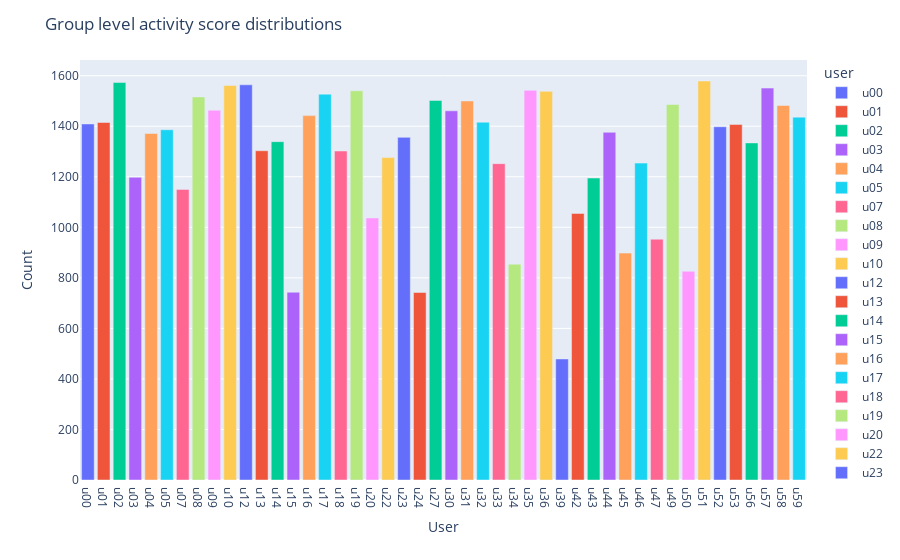

This figure's notebook cell:
### Code cell
fig = countplot.countplot(activity_data,
                          fig_title='Group level activity score distributions', 
                          plot_type='count', 
                          points='outliers',
                          aggregation='user', 
                          user=None,
                          column='activity',
                          binning=False)

fig.show()

### Figure 1 — Plotly figure (JSON) as saved in the notebook; plotly's stock layout.template omitted (floating-point values rounded to 4 significant figures)
{"data": [{"alignmentgroup": "True", "hovertemplate": "user=%{x}<br>values=%{y}<extra></extra>", "legendgroup": "u00", "marker": {"color": "#636efa", "pattern": {"shape": ""}}, "name": "u00", "offsetgroup": "u00", "orientation": "v", "showlegend": true, "textposition": "auto", "type": "bar", "x": ["u00"], "xaxis": "x", "y": [1409], "yaxis": "y"}, {"alignmentgroup": "True", "hovertemplate": "user=%{x}<br>values=%{y}<extra></extra>", "legendgroup": "u01", "marker": {"color": "#EF553B", "pattern": {"shape": ""}}, "name": "u01", "offsetgroup": "u01", "orientation": "v", "showlegend": true, "textposition": "auto", "type": "bar", "x": ["u01"], "xaxis": "x", "y": [1415], "yaxis": "y"}, {"alignmentgroup": "True", "hovertemplate": "user=%{x}<br>values=%{y}<extra></extra>", "legendgroup": "u02", "marker": {"color": "#00cc96", "pattern": {"shape": ""}}, "name": "u02", "offsetgroup": "u02", "orientation": "v", "showlegend": true, "textposition": "auto", "type": "bar", "x": ["u02"], "xaxis": "x", "y": [1573], "yaxis": "y"}, {"alignmentgroup": "True", "hovertemplate": "user=%{x}<br>values=%{y}<extra></extra>", "legendgroup": "u03", "marker": {"color": "#ab63fa", "pattern": {"shape": ""}}, "name": "u03", "offsetgroup": "u03", "orientation": "v", "showlegend": true, "textposition": "auto", "type": "bar", "x": ["u03"], "xaxis": "x", "y": [1198], "yaxis": "y"}, {"alignmentgroup": "True", "hovertemplate": "user=%{x}<br>values=%{y}<extra></extra>", "legendgroup": "u04", "marker": {"color": "#FFA15A", "pattern": {"shape": ""}}, "name": "u04", "offsetgroup": "u04", "orientation": "v", "showlegend": true, "textposition": "auto", "type": "bar", "x": ["u04"], "xaxis": "x", "y": [1371], "yaxis": "y"}, {"alignmentgroup": "True", "hovertemplate": "user=%{x}<br>values=%{y}<extra></extra>", "legendgroup": "u05", "marker": {"color": "#19d3f3", "pattern": {"shape": ""}}, "name": "u05", "offsetgroup": "u05", "orientation": "v", "showlegend": true, "textposition": "auto", "type": "bar", "x": ["u05"], "xaxis": "x", "y": [1386], "yaxis": "y"}, {"alignmentgroup": "True", "hovertemplate": "user=%{x}<br>values=%{y}<extra></extra>", "legendgroup": "u07", "marker": {"color": "#FF6692", "pattern": {"shape": ""}}, "name": "u07", "offsetgroup": "u07", "orientation": "v", "showlegend": true, "textposition": "auto", "type": "bar", "x": ["u07"], "xaxis": "x", "y": [1150], "yaxis": "y"}, {"alignmentgroup": "True", "hovertemplate": "user=%{x}<br>values=%{y}<extra></extra>", "legendgroup": "u08", "marker": {"color": "#B6E880", "pattern": {"shape": ""}}, "name": "u08", "offsetgroup": "u08", "orientation": "v", "showlegend": true, "textposition": "auto", "type": "bar", "x": ["u08"], "xaxis": "x", "y": [1516], "yaxis": "y"}, {"alignmentgroup": "True", "hovertemplate": "user=%{x}<br>values=%{y}<extra></extra>", "legendgroup": "u09", "marker": {"color": "#FF97FF", "pattern": {"shape": ""}}, "name": "u09", "offsetgroup": "u09", "orientation": "v", "showlegend": true, "textposition": "auto", "type": "bar", "x": ["u09"], "xaxis": "x", "y": [1463], "yaxis": "y"}, {"alignmentgroup": "True", "hovertemplate": "user=%{x}<br>values=%{y}<extra></extra>", "legendgroup": "u10", "marker": {"color": "#FECB52", "pattern": {"shape": ""}}, "name": "u10", "offsetgroup": "u10", "orientation": "v", "showlegend": true, "textposition": "auto", "type": "bar", "x": ["u10"], "xaxis": "x", "y": [1561], "yaxis": "y"}, {"alignmentgroup": "True", "hovertemplate": "user=%{x}<br>values=%{y}<extra></extra>", "legendgroup": "u12", "marker": {"color": "#636efa", "pattern": {"shape": ""}}, "name": "u12", "offsetgroup": "u12", "orientation": "v", "showlegend": true, "textposition": "auto", "type": "bar", "x": ["u12"], "xaxis": "x", "y": [1564], "yaxis": "y"}, {"alignmentgroup": "True", "hovertemplate": "user=%{x}<br>values=%{y}<extra></extra>", "legendgroup": "u13", "marker": {"color": "#EF553B", "pattern": {"shape": ""}}, "name": "u13", "offsetgroup": "u13", "orientation": "v", "showlegend": true, "textposition": "auto", "type": "bar", "x": ["u13"], "xaxis": "x", "y": [1303], "yaxis": "y"}, {"alignmentgroup": "True", "hovertemplate": "user=%{x}<br>values=%{y}<extra></extra>", "legendgroup": "u14", "marker": {"color": "#00cc96", "pattern": {"shape": ""}}, "name": "u14", "offsetgroup": "u14", "orientation": "v", "showlegend": true, "textposition": "auto", "type": "bar", "x": ["u14"], "xaxis": "x", "y": [1339], "yaxis": "y"}, {"alignmentgroup": "True", "hovertemplate": "user=%{x}<br>values=%{y}<extra></extra>", "legendgroup": "u15", "marker": {"color": "#ab63fa", "pattern": {"shape": ""}}, "name": "u15", "offsetgroup": "u15", "orientation": "v", "showlegend": true, "textposition": "auto", "type": "bar", "x": ["u15"], "xaxis": "x", "y": [743], "yaxis": "y"}, {"alignmentgroup": "True", "hovertemplate": "user=%{x}<br>values=%{y}<extra></extra>", "legendgroup": "u16", "marker": {"color": "#FFA15A", "pattern": {"shape": ""}}, "name": "u16", "offsetgroup": "u16", "orientation": "v", "showlegend": true, "textposition": "auto", "type": "bar", "x": ["u16"], "xaxis": "x", "y": [1442], "yaxis": "y"}, {"alignmentgroup": "True", "hovertemplate": "user=%{x}<br>values=%{y}<extra></extra>", "legendgroup": "u17", "marker": {"color": "#19d3f3", "pattern": {"shape": ""}}, "name": "u17", "offsetgroup": "u17", "orientation": "v", "showlegend": true, "textposition": "auto", "type": "bar", "x": ["u17"], "xaxis": "x", "y": [1527], "yaxis": "y"}, {"alignmentgroup": "True", "hovertemplate": "user=%{x}<br>values=%{y}<extra></extra>", "legendgroup": "u18", "marker": {"color": "#FF6692", "pattern": {"shape": ""}}, "name": "u18", "offsetgroup": "u18", "orientation": "v", "showlegend": true, "textposition": "auto", "type": "bar", "x": ["u18"], "xaxis": "x", "y": [1302], "yaxis": "y"}, {"alignmentgroup": "True", "hovertemplate": "user=%{x}<br>values=%{y}<extra></extra>", "legendgroup": "u19", "marker": {"color": "#B6E880", "pattern": {"shape": ""}}, "name": "u19", "offsetgroup": "u19", "orientation": "v", "showlegend": true, "textposition": "auto", "type": "bar", "x": ["u19"], "xaxis": "x", "y": [1540], "yaxis": "y"}, {"alignmentgroup": "True", "hovertemplate": "user=%{x}<br>values=%{y}<extra></extra>", "legendgroup": "u20", "marker": {"color": "#FF97FF", "pattern": {"shape": ""}}, "name": "u20", "offsetgroup": "u20", "orientation": "v", "showlegend": true, "textposition": "auto", "type": "bar", "x": ["u20"], "xaxis": "x", "y": [1037], "yaxis": "y"}, {"alignmentgroup": "True", "hovertemplate": "user=%{x}<br>values=%{y}<extra></extra>", "legendgroup": "u22", "marker": {"color": "#FECB52", "pattern": {"shape": ""}}, "name": "u22", "offsetgroup": "u22", "orientation": "v", "showlegend": true, "textposition": "auto", "type": "bar", "x": ["u22"], "xaxis": "x", "y": [1276], "yaxis": "y"}, {"alignmentgroup": "True", "hovertemplate": "user=%{x}<br>values=%{y}<extra></extra>", "legendgroup": "u23", "marker": {"color": "#636efa", "pattern": {"shape": ""}}, "name": "u23", "offsetgroup": "u23", "orientation": "v", "showlegend": true, "textposition": "auto", "type": "bar", "x": ["u23"], "xaxis": "x", "y": [1356], "yaxis": "y"}, {"alignmentgroup": "True", "hovertemplate": "user=%{x}<br>values=%{y}<extra></extra>", "legendgroup": "u24", "marker": {"color": "#EF553B", "pattern": {"shape": ""}}, "name": "u24", "offsetgroup": "u24", "orientation": "v", "showlegend": true, "textposition": "auto", "type": "bar", "x": ["u24"], "xaxis": "x", "y": [742], "yaxis": "y"}, {"alignmentgroup": "True", "hovertemplate": "user=%{x}<br>values=%{y}<extra></extra>", "legendgroup": "u27", "marker": {"color": "#00cc96", "pattern": {"shape": ""}}, "name": "u27", "offsetgroup": "u27", "orientation": "v", "showlegend": true, "textposition": "auto", "type": "bar", "x": ["u27"], "xaxis": "x", "y": [1502], "yaxis": "y"}, {"alignmentgroup": "True", "hovertemplate": "user=%{x}<br>values=%{y}<extra></extra>", "legendgroup": "u30", "marker": {"color": "#ab63fa", "pattern": {"shape": ""}}, "name": "u30", "offsetgroup": "u30", "orientation": "v", "showlegend": true, "textposition": "auto", "type": "bar", "x": ["u30"], "xaxis": "x", "y": [1461], "yaxis": "y"}, {"alignmentgroup": "True", "hovertemplate": "user=%{x}<br>values=%{y}<extra></extra>", "legendgroup": "u31", "marker": {"color": "#FFA15A", "pattern": {"shape": ""}}, "name": "u31", "offsetgroup": "u31", "orientation": "v", "showlegend": true, "textposition": "auto", "type": "bar", "x": ["u31"], "xaxis": "x", "y": [1500], "yaxis": "y"}, {"alignmentgroup": "True", "hovertemplate": "user=%{x}<br>values=%{y}<extra></extra>", "legendgroup": "u32", "marker": {"color": "#19d3f3", "pattern": {"shape": ""}}, "name": "u32", "offsetgroup": "u32", "orientation": "v", "showlegend": true, "textposition": "auto", "type": "bar", "x": ["u32"], "xaxis": "x", "y": [1416], "yaxis": "y"}, {"alignmentgroup": "True", "hovertemplate": "user=%{x}<br>values=%{y}<extra></extra>", "legendgroup": "u33", "marker": {"color": "#FF6692", "pattern": {"shape": ""}}, "name": "u33", "offsetgroup": "u33", "orientation": "v", "showlegend": true, "textposition": "auto", "type": "bar", "x": ["u33"], "xaxis": "x", "y": [1252], "yaxis": "y"}, {"alignmentgroup": "True", "hovertemplate": "user=%{x}<br>values=%{y}<extra></extra>", "legendgroup": "u34", "marker": {"color": "#B6E880", "pattern": {"shape": ""}}, "name": "u34", "offsetgroup": "u34", "orientation": "v", "showlegend": true, "textposition": "auto", "type": "bar", "x": ["u34"], "xaxis": "x", "y": [854], "yaxis": "y"}, {"alignmentgroup": "True", "hovertemplate": "user=%{x}<br>values=%{y}<extra></extra>", "legendgroup": "u35", "marker": {"color": "#FF97FF", "pattern": {"shape": ""}}, "name": "u35", "offsetgroup": "u35", "orientation": "v", "showlegend": true, "textposition": "auto", "type": "bar", "x": ["u35"], "xaxis": "x", "y": [1542], "yaxis": "y"}, {"alignmentgroup": "True", "hovertemplate": "user=%{x}<br>values=%{y}<extra></extra>", "legendgroup": "u36", "marker": {"color": "#FECB52", "pattern": {"shape": ""}}, "name": "u36", "offsetgroup": "u36", "orientation": "v", "showlegend": true, "textposition": "auto", "type": "bar", "x": ["u36"], "xaxis": "x", "y": [1538], "yaxis": "y"}, {"alignmentgroup": "True", "hovertemplate": "user=%{x}<br>values=%{y}<extra></extra>", "legendgroup": "u39", "marker": {"color": "#636efa", "pattern": {"shape": ""}}, "name": "u39", "offsetgroup": "u39", "orientation": "v", "showlegend": true, "textposition": "auto", "type": "bar", "x": ["u39"], "xaxis": "x", "y": [479], "yaxis": "y"}, {"alignmentgroup": "True", "hovertemplate": "user=%{x}<br>values=%{y}<extra></extra>", "legendgroup": "u42", "marker": {"color": "#EF553B", "pattern": {"shape": ""}}, "name": "u42", "offsetgroup": "u42", "orientation": "v", "showlegend": true, "textposition": "auto", "type": "bar", "x": ["u42"], "xaxis": "x", "y": [1055], "yaxis": "y"}, {"alignmentgroup": "True", "hovertemplate": "user=%{x}<br>values=%{y}<extra></extra>", "legendgroup": "u43", "marker": {"color": "#00cc96", "pattern": {"shape": ""}}, "name": "u43", "offsetgroup": "u43", "orientation": "v", "showlegend": true, "textposition": "auto", "type": "bar", "x": ["u43"], "xaxis": "x", "y": [1195], "yaxis": "y"}, {"alignmentgroup": "True", "hovertemplate": "user=%{x}<br>values=%{y}<extra></extra>", "legendgroup": "u44", "marker": {"color": "#ab63fa", "pattern": {"shape": ""}}, "name": "u44", "offsetgroup": "u44", "orientation": "v", "showlegend": true, "textposition": "auto", "type": "bar", "x": ["u44"], "xaxis": "x", "y": [1376], "yaxis": "y"}, {"alignmentgroup": "True", "hovertemplate": "user=%{x}<br>values=%{y}<extra></extra>", "legendgroup": "u45", "marker": {"color": "#FFA15A", "pattern": {"shape": ""}}, "name": "u45", "offsetgroup": "u45", "orientation": "v", "showlegend": true, "textposition": "auto", "type": "bar", "x": ["u45"], "xaxis": "x", "y": [898], "yaxis": "y"}, {"alignmentgroup": "True", "hovertemplate": "user=%{x}<br>values=%{y}<extra></extra>", "legendgroup": "u46", "marker": {"color": "#19d3f3", "pattern": {"shape": ""}}, "name": "u46", "offsetgroup": "u46", "orientation": "v", "showlegend": true, "textposition": "auto", "type": "bar", "x": ["u46"], "xaxis": "x", "y": [1254], "yaxis": "y"}, {"alignmentgroup": "True", "hovertemplate": "user=%{x}<br>values=%{y}<extra></extra>", "legendgroup": "u47", "marker": {"color": "#FF6692", "pattern": {"shape": ""}}, "name": "u47", "offsetgroup": "u47", "orientation": "v", "showlegend": true, "textposition": "auto", "type": "bar", "x": ["u47"], "xaxis": "x", "y": [953], "yaxis": "y"}, {"alignmentgroup": "True", "hovertemplate": "user=%{x}<br>values=%{y}<extra></extra>", "legendgroup": "u49", "marker": {"color": "#B6E880", "pattern": {"shape": ""}}, "name": "u49", "offsetgroup": "u49", "orientation": "v", "showlegend": true, "textposition": "auto", "type": "bar", "x": ["u49"], "xaxis": "x", "y": [1486], "yaxis": "y"}, {"alignmentgroup": "True", "hovertemplate": "user=%{x}<br>values=%{y}<extra></extra>", "legendgroup": "u50", "marker": {"color": "#FF97FF", "pattern": {"shape": ""}}, "name": "u50", "offsetgroup": "u50", "orientation": "v", "showlegend": true, "textposition": "auto", "type": "bar", "x": ["u50"], "xaxis": "x", "y": [826], "yaxis": "y"}, {"alignmentgroup": "True", "hovertemplate": "user=%{x}<br>values=%{y}<extra></extra>", "legendgroup": "u51", "marker": {"color": "#FECB52", "pattern": {"shape": ""}}, "name": "u51", "offsetgroup": "u51", "orientation": "v", "showlegend": true, "textposition": "auto", "type": "bar", "x": ["u51"], "xaxis": "x", "y": [1579], "yaxis": "y"}, {"alignmentgroup": "True", "hovertemplate": "user=%{x}<br>values=%{y}<extra></extra>", "legendgroup": "u52", "marker": {"color": "#636efa", "pattern": {"shape": ""}}, "name": "u52", "offsetgroup": "u52", "orientation": "v", "showlegend": true, "textposition": "auto", "type": "bar", "x": ["u52"], "xaxis": "x", "y": [1398], "yaxis": "y"}, {"alignmentgroup": "True", "hovertemplate": "user=%{x}<br>values=%{y}<extra></extra>", "legendgroup": "u53", "marker": {"color": "#EF553B", "pattern": {"shape": ""}}, "name": "u53", "offsetgroup": "u53", "orientation": "v", "showlegend": true, "textposition": "auto", "type": "bar", "x": ["u53"], "xaxis": "x", "y": [1407], "yaxis": "y"}, {"alignmentgroup": "True", "hovertemplate": "user=%{x}<br>values=%{y}<extra></extra>", "legendgroup": "u56", "marker": {"color": "#00cc96", "pattern": {"shape": ""}}, "name": "u56", "offsetgroup": "u56", "orientation": "v", "showlegend": true, "textposition": "auto", "type": "bar", "x": ["u56"], "xaxis": "x", "y": [1334], "yaxis": "y"}, {"alignmentgroup": "True", "hovertemplate": "user=%{x}<br>values=%{y}<extra></extra>", "legendgroup": "u57", "marker": {"color": "#ab63fa", "pattern": {"shape": ""}}, "name": "u57", "offsetgroup": "u57", "orientation": "v", "showlegend": true, "textposition": "auto", "type": "bar", "x": ["u57"], "xaxis": "x", "y": [1551], "yaxis": "y"}, {"alignmentgroup": "True", "hovertemplate": "user=%{x}<br>values=%{y}<extra></extra>", "legendgroup": "u58", "marker": {"color": "#FFA15A", "pattern": {"shape": ""}}, "name": "u58", "offsetgroup": "u58", "orientation": "v", "showlegend": true, "textposition": "auto", "type": "bar", "x": ["u58"], "xaxis": "x", "y": [1482], "yaxis": "y"}, {"alignmentgroup": "True", "hovertemplate": "user=%{x}<br>values=%{y}<extra></extra>", "legendgroup": "u59", "marker": {"color": "#19d3f3", "pattern": {"shape": ""}}, "name": "u59", "offsetgroup": "u59", "orientation": "v", "showlegend": true, "textposition": "auto", "type": "bar", "x": ["u59"], "xaxis": "x", "y": [1436], "yaxis": "y"}], "layout": {"barmode": "relative", "legend": {"title": {"text": "user"}, "tracegroupgap": 0}, "margin": {"t": 60}, "title": {"text": "Group level activity score distributions"}, "xaxis": {"anchor": "y", "categoryarray": ["u00", "u01", "u02", "u03", "u04", "u05", "u07", "u08", "u09", "u10", "u12", "u13", "u14", "u15", "u16", "u17", "u18", "u19", "u20", "u22", "u23", "u24", "u27", "u30", "u31", "u32", "u33", "u34", "u35", "u36", "u39", "u42", "u43", "u44", "u45", "u46", "u47", "u49", "u50", "u51", "u52", "u53", "u56", "u57", "u58", "u59"], "categoryorder": "array", "domain": [0, 1], "title": {"text": "User"}}, "yaxis": {"anchor": "x", "domain": [0, 1], "title": {"text": "Count"}}}}
